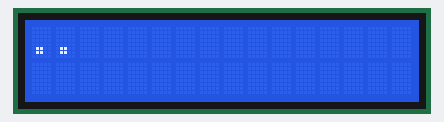
Bench run of a sketch on a simulated Arduino Uno, built with avr-gcc and run on an emulated ATmega328P. Parts: 16×2 character LCD.

Above: at 1.0 s.
At 14.2 s:
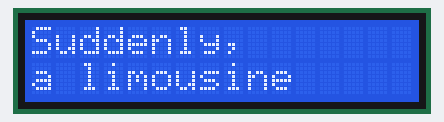
At 15.9 s:
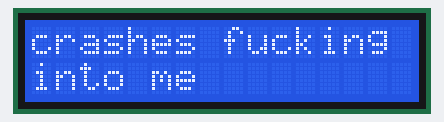
At 23.7 s:
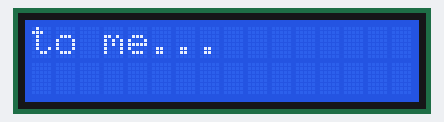
At 26.4 s:
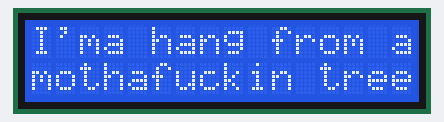
At 38.2 s:
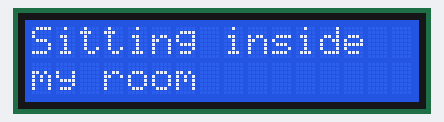

Measured:
- what the display in image 1 shows lasts 0.7 s, from 14.1 s to 14.8 s
- what the display in image 3 shows lasts 0.8 s, from 23.7 s to 24.5 s
- what the display in image 5 shows lasts 1.3 s, from 38.1 s to 39.4 s

The sketch:

comfort_song_4_u.ino
```cpp
#include <LiquidCrystal_I2C.h>

LiquidCrystal_I2C lcd(0x27, 16, 2);

void setup() {
  lcd.init();
  lcd.backlight();
  lcd.clear();

  //press play on the song when the second dot shows up

  lcd.print(".");
  delay(900);

  lcd.print(".");
  delay(850);

  lcd.print(".");
  delay(850);

  lcd.clear();

  lcd.print("Nothing");
  delay(400);
  lcd.print(" but");
  delay(300);;
  lcd.print(" a");
  delay(300);
  lcd.setCursor(0, 1);
  lcd.print("heartbreak");
  delay(400);

  lcd.clear();

  lcd.print("Causes");
  delay(300);
  lcd.print(" some");
  delay(220);
  lcd.setCursor(0, 1);
  lcd.print("real");
  delay(200);
  lcd.print(" change");
  delay(400);

  lcd.clear();

  lcd.print("When");
  delay(300);
  lcd.print(" you");
  delay(300);
  lcd.print(" feel");
  delay(200);
  lcd.setCursor(0, 1);
  lcd.print("down,");
  delay(250);
  lcd.print(" you'll");
  delay(200);
  lcd.print(" be");
  delay(300);

  lcd.clear();

  lcd.print("stuck");
  delay(200);
  lcd.print(" in");
  delay(150);
  lcd.print(" them");
  delay(100);
  lcd.setCursor(0, 1);
  lcd.print("dark");
  delay(100);
  lcd.print(" days");
  delay(400);

  lcd.clear();

  lcd.print("But");
  delay(200);
  lcd.print(" it'll");
  delay(200);
  lcd.setCursor(0, 1);
  lcd.print("turn");
  delay(200);
  lcd.print(" around");
  delay(500);

  lcd.clear();

  lcd.print("I");
  delay(300);
  lcd.print(" remember");
  delay(200);
  lcd.print(" on");
  delay(200);
  lcd.setCursor(0, 1);
  lcd.print("my");
  delay(200);
  lcd.print(" worst");
  delay(200);
  lcd.print(" days");
  delay(480);

  lcd.clear();
  lcd.setCursor(0, 1);
  lcd.print("       birthdays");
  delay(440);

  lcd.clear();

  lcd.print("Sitting");
  delay(500);
  lcd.print(" inside");
  delay(400);
  lcd.setCursor(0, 1);
  lcd.print("my");
  delay(300);
  lcd.print(" room");
  delay(1300);

  lcd.clear();

  lcd.print("Suddenly,");
  delay(300);
  lcd.setCursor(0, 1);
  lcd.print("a");
  delay(300);
  lcd.print(" limousine");
  delay(690);

  lcd.clear();

  lcd.print("crashes");
  delay(300);
  lcd.print(" fucking");
  delay(400);
  lcd.setCursor(0 ,1);
  lcd.print("into");
  delay(300);
  lcd.print(" me");
  delay(650);

  lcd.clear();

  lcd.print("I");
  delay(200);
  lcd.print(" can't");
  delay(300);
  lcd.print(" feel");
  delay(200);
  lcd.setCursor(0, 1);
  lcd.print("less");
  delay(300);
  lcd.print(" dead");
  delay(300);
  lcd.print(" than");
  delay(200);

  lcd.clear();

  lcd.print("I");
  delay(200);
  lcd.print(" do");
  delay(300);
  lcd.print(" now");
  delay(520);

  lcd.clear();

  lcd.print("I");
  delay(300);
  lcd.print(" can't");
  delay(200);
  lcd.print(" fall");
  delay(400);
  lcd.setCursor(0, 1);
  lcd.print("in");
  delay(200);
  lcd.print(" love");
  delay(200);
  lcd.print(" with");
  delay(300);
  lcd.print(" you");
  delay(550);

  lcd.clear();

  lcd.print("I");
  delay(300);
  lcd.print(" don't");
  delay(200);
  lcd.print(" know");
  delay(400);
  lcd.setCursor(0, 1);
  lcd.print("what");
  delay(200);
  lcd.print(" you");
  delay(200);
  lcd.print(" will");
  delay(300);
  lcd.print(" do");
  delay(350);

  lcd.clear();

  lcd.print("to");
  delay(450);
  lcd.print(" me...");
  delay(800);

  lcd.clear();

  lcd.print("I'ma");
  delay(300);
  lcd.print(" hang");
  delay(300);
  lcd.print(" from");
  delay(400);
  lcd.print(" a");
  delay(400);
  lcd.setCursor(0, 1);
  lcd.print("mothafuckin");
  delay(400);
  lcd.print(" tree");
  delay(800);

  lcd.clear();

  lcd.print("I'ma");
  delay(300);
  lcd.print(" aim");
  delay(300);
  lcd.print(" at");
  delay(200);
  lcd.print(" my");
  delay(200);
  lcd.setCursor(0, 1);
  lcd.print("mothafckin");
  delay(340);
  lcd.print(" brain");
  delay(100);

  lcd.clear();

  lcd.print("Nothing");
  delay(400);
  lcd.print(" but");
  delay(300);;
  lcd.print(" a");
  delay(300);
  lcd.setCursor(0, 1);
  lcd.print("heartbreak");
  delay(400);

  lcd.clear();

  lcd.print("Causes");
  delay(300);
  lcd.print(" some");
  delay(220);
  lcd.setCursor(0, 1);
  lcd.print("real");
  delay(200);
  lcd.print(" change");
  delay(400);

  lcd.clear();

  lcd.print("When");
  delay(300);
  lcd.print(" you");
  delay(300);
  lcd.print(" feel");
  delay(200);
  lcd.setCursor(0, 1);
  lcd.print("down,");
  delay(250);
  lcd.print(" you'll");
  delay(200);
  lcd.print(" be");
  delay(300);

  lcd.clear();

  lcd.print("stuck");
  delay(200);
  lcd.print(" in");
  delay(150);
  lcd.print(" them");
  delay(100);
  lcd.setCursor(0, 1);
  lcd.print("dark");
  delay(100);
  lcd.print(" days");
  delay(400);

  lcd.clear();

  lcd.print("But");
  delay(200);
  lcd.print(" it'll");
  delay(200);
  lcd.setCursor(0, 1);
  lcd.print("turn");
  delay(200);
  lcd.print(" around");
  delay(500);

  lcd.clear();

  lcd.print("I");
  delay(300);
  lcd.print(" remember");
  delay(200);
  lcd.print(" on");
  delay(200);
  lcd.setCursor(0, 1);
  lcd.print("my");
  delay(200);
  lcd.print(" worst");
  delay(200);
  lcd.print(" days");
  delay(480);

  lcd.clear();
  lcd.setCursor(0, 1);
  lcd.print("       birthdays");
  delay(440);

  lcd.clear();

  lcd.print("Sitting");
  delay(500);
  lcd.print(" inside");
  delay(400);
  lcd.setCursor(0, 1);
  lcd.print("my");
  delay(300);
  lcd.print(" room");
  delay(1300);

  lcd.clear();

  lcd.print("Suddenly,");
  delay(300);
  lcd.setCursor(0, 1);
  lcd.print("a");
  delay(300);
  lcd.print(" limousine");
  delay(690);

  lcd.clear();

  lcd.print("crashes");
  delay(300);
  lcd.print(" fucking");
  delay(400);
  lcd.setCursor(0 ,1);
  lcd.print("into");
  delay(300);
  lcd.print(" me");
  delay(650);

  lcd.clear();

  lcd.print("I");
  delay(200);
  lcd.print(" can't");
  delay(300);
  lcd.print(" feel");
  delay(200);
  lcd.setCursor(0, 1);
  lcd.print("less");
  delay(300);
  lcd.print(" dead");
  delay(300);
  lcd.print(" than");
  delay(200);

  lcd.clear();

  lcd.print("I");
  delay(200);
  lcd.print(" do");
  delay(300);
  lcd.print(" now");
  delay(420);

  lcd.clear();

  lcd.print("Woke");
  delay(100);
  lcd.print(" up");
  delay(300);
  lcd.print(" this");
  delay(100);
  lcd.setCursor(0, 1);
  lcd.print("morning");
  delay(100);
  lcd.print(" to");
  delay(100);
  lcd.print(" a");
  delay(200);

  lcd.clear();

  lcd.print("text");
  delay(200);
  lcd.print(" on");
  delay(200);
  lcd.print(" my");
  delay(200);
  lcd.setCursor(0, 1);
  lcd.print("phone");
  delay(450);

  lcd.clear();

  lcd.print("And");
  delay(200);
  lcd.print(" it's");
  delay(200);
  lcd.print(" saying");
  delay(100);
  lcd.setCursor(0, 1);
  lcd.print("that");
  delay(100);
  lcd.print(" she");
  delay(100);
  lcd.print(" hates");
  delay(200);

  lcd.clear();

  lcd.print("me");
  delay(200);
  lcd.print(" and");
  delay(200);
  lcd.print(" i'm");
  delay(200);
  lcd.setCursor(0, 1);
  lcd.print("all");
  delay(100);
  lcd.print(" on");
  delay(200);
  lcd.print(" my");
  delay(200);
  lcd.print(" own");
  delay(300);

  lcd.clear();

  lcd.print("I");
  delay(150);
  lcd.print(" guess");
  delay(200);
  lcd.print(" I'm");
  delay(100);
  lcd.setCursor(0, 1);
  lcd.print("lonely");
  delay(400);

  lcd.clear();

  lcd.print("I'm");
  delay(200);
  lcd.print(" not");
  delay(200);
  lcd.setCursor(0, 1);
  lcd.print("scared");
  delay(300);

  lcd.clear();

  lcd.print("Spent");
  delay(200);
  lcd.print(" my");
  delay(300);
  lcd.print(" whole");
  delay(200);
  lcd.setCursor(0, 1);
  lcd.print("life");
  delay(300);
  lcd.print(" fucking");
  delay(300);

  lcd.clear();

  lcd.print("lonely,");
  delay(500);
  lcd.print(" so");
  delay(200);
  lcd.setCursor(0, 1);
  lcd.print("I");
  delay(200);
  lcd.print(" don't");
  delay(300);
  lcd.print(" care");
  delay(450);

  lcd.clear();

  lcd.print("Nothing");
  delay(400);
  lcd.print(" but");
  delay(300);
  lcd.print(" a");
  delay(300);
  lcd.setCursor(0, 1);
  lcd.print("heartbreak");
  delay(400);

  lcd.clear();

  lcd.print("Causes");
  delay(300);
  lcd.print(" some");
  delay(220);
  lcd.setCursor(0, 1);
  lcd.print("real");
  delay(200);
  lcd.print(" change");
  delay(400);

  lcd.clear();

  lcd.print("When");
  delay(300);
  lcd.print(" you");
  delay(300);
  lcd.print(" feel");
  delay(200);
  lcd.setCursor(0, 1);
  lcd.print("down,");
  delay(250);
  lcd.print(" you'll");
  delay(200);
  lcd.print(" be");
  delay(300);

  lcd.clear();

  lcd.print("stuck");
  delay(200);
  lcd.print(" in");
  delay(150);
  lcd.print(" them");
  delay(100);
  lcd.setCursor(0, 1);
  lcd.print("dark");
  delay(100);
  lcd.print(" days");
  delay(400);

  lcd.clear();

  lcd.print("But");
  delay(200);
  lcd.print(" it'll");
  delay(200);
  lcd.setCursor(0, 1);
  lcd.print("turn");
  delay(200);
  lcd.print(" around");
  delay(500);

  lcd.clear();

  lcd.print("I");
  delay(300);
  lcd.print(" remember");
  delay(200);
  lcd.print(" on");
  delay(200);
  lcd.setCursor(0, 1);
  lcd.print("my");
  delay(200);
  lcd.print(" worst");
  delay(200);
  lcd.print(" days");
  delay(480);

  lcd.clear();
  lcd.setCursor(0, 1);
  lcd.print("       birthdays");
  delay(440);

  lcd.clear();

  lcd.print("Sitting");
  delay(500);
  lcd.print(" inside");
  delay(400);
  lcd.setCursor(0, 1);
  lcd.print("my");
  delay(300);
  lcd.print(" room");
  delay(1300);
  lcd.clear();
}

void loop() {
}
```
